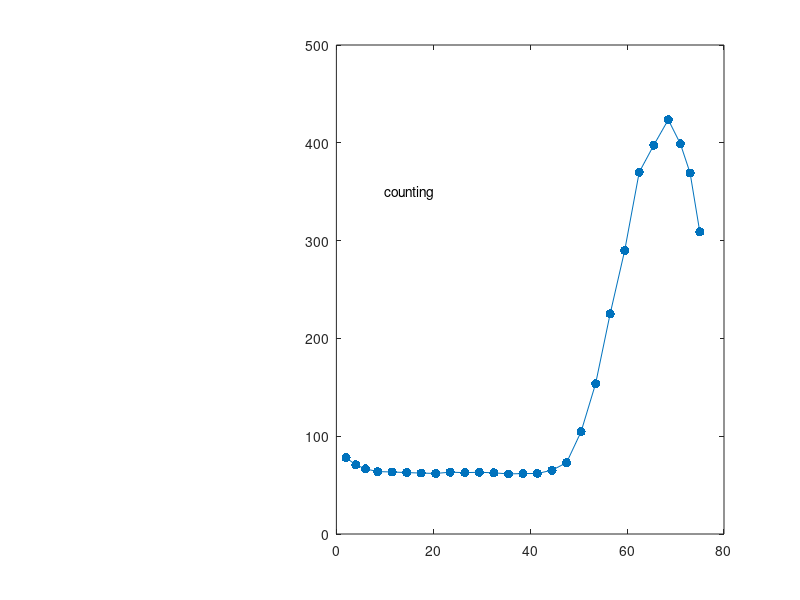

Write the MATLAB code that produced this figure. (Note: this script raises an error after producing the figure.)

%% Data uploading


load ys.mat;
%load nys.mat;    ys = YY;
 
 alfs = [0,1,3,5,7,10,13,16,19,22,25,28,31,34,37,40,43,...
        46,49,52,55,58,61,64,67,70,72,74];
 bets = [alfs(2:28), 76];
 
z = alfs + .5 *( bets -alfs);


%% ----------- Parameter Setting ------------------
N    = 2400;                       % Number of iterations;
 
%TB   =   425 ;
ZB   =   68.5 ;

 TB0 = 200;  %[150,500]; [370,400]; [380,390] 
 TB1 = 450;     
 
 
 
 
 
 
 
 
 
 %%  --------------  Real Time Animations
 TBS = TB0 + (TB1-TB0)* (0:(N-1))/(N-1); 
 
 RS   =   (1:N);                 % Records of SSR;
 LS   =   RS;                    % Records of LSE levels;

 JS   = RS;                      % Records of Spikes and Kinks;
 NJ   = 0;
 
 m = 200;
 Z   =  55 + (0:(m-1))/(m-1) * (76 - 55);
  
 
 
 
figure (1); subplot(1,3,[2,3]);
 plot(z(2:28),ys(2:28),'.-','MarkerSize',20);
 h_str = text(10,350,'counting');
for ii = 1:N,
%TB   =   425 + 15* randn(1);
% ZB   =   68.5 + 0.5 *sin((ii/N)* 8 * pi) ;%+0.025 * randn(1);

  TB = TBS(ii);
  x = [z(21:24),ZB,z(26:28)];
  
for i = 1:5,
             par   =   [i, ys];           
  [I_flag, BET, Yh, R] = QS(ZB, TB, par);  % evaluation over ordered layers; 
    
      if I_flag == 0,
        break; 
     end
end
  str1 = ['  Level of LSEs :          [   ', num2str(i), '  ]'];
  str2 = ['  SSE   =    ', num2str(R) ];
  str3 = ['Total No. of iterations: [ ',num2str(N),'  ] '];
  str4 = ['The iteration No.:         [ ',  num2str(ii), ' ]'];    
    
  %   fittings:
  
     a1 = BET(1); b1 = BET(2); a2 = BET(3); b2 = BET(4);
      c1 = TB + a1 * ( - ZB^2) + b1 *(-ZB);   % Ignore a * (delta ^2 /3);
       c2 = TB + a2 * ( - ZB^2) + b2 *(-ZB); 
     y1 = a1 * Z.^2 + b1 * Z + c1;
     y2 = a2 * Z.^2 + b2 * Z + c2;
     
    
  RS(ii) = R;    % SSEs
  LS(ii) = i;    % LSE levels; 
  
  
  % Jumps (possible);
  
  if ii >= 3 
      if  abs(RS(ii)-RS(ii-1)) > 3 * abs(RS(ii-1)-RS(ii-2)) 
         NJ = NJ + 1;
         JS(NJ) = ii;
      end
  end
 
 subplot(1,3,[2,3]); 
    
 plot(z(2:28),ys(2:28),'.-','MarkerSize',20); hold on;
  plot(x,Yh,'o-r','MarkerSize',10);hold off;
       line([40,76],[TB0,TB0],'Color','r');
       line([40,76],[TB1,TB1],'Color','r');
  text(5,400,str1,'FontSize',20);
                   text(5,350,str2,'FontSize',20);
                   text(5,300,str3,'FontSize',20);
                   text(5,250,str4, 'FontSize',20);
       line(Z,y1,'Color','k');
       line(Z,y2,'Color','k');
       
       %--- Jie Qing lines ------------------
       if a1 < - 0.01
           M1 = - 0.5 * b1 /a1; 
           line([M1,M1],[50,500],'Color','b');
       end
       if a2 < - 0.01
           M2 = - 0.5 * b2 /a2; 
           line([M2,M2],[50,500],'Color','r');
       end

                   
 xlim([1,77]);
 ylim([50,500]);
 grid on; grid minor;
 drawnow;
 %pause(0.1);
 
 subplot(1,3,1);
  if ii==1
     plot(TB,R,'.'); xlim([TB0,TB1]); ylim([0,3000]); 
     title('SSE');
     grid on; grid minor;
     hold on;
  else
      plot(TB,R,'.');  hold on;
  end

end

  JS =JS(1:NJ);
  
subplot(1,3,1); 
   str5 = ['No. of SpikesKinks:      ',num2str(NJ)];
   text(TB0 + 0.1 * (TB1-TB0), 2500, str5, 'FontSize',20);
line(TBS,RS); hold off;
%%
figure (8); 
 subplot(2,1,1);
      plot(TBS,RS,'.-');  title('SSE');
 subplot(2,1,2); 
      plot(TBS,LS,'.-'); title('LSE Levels');
        xlim([TB0,TB1]);
        ylim([0,6]);
        grid on; grid minor;
